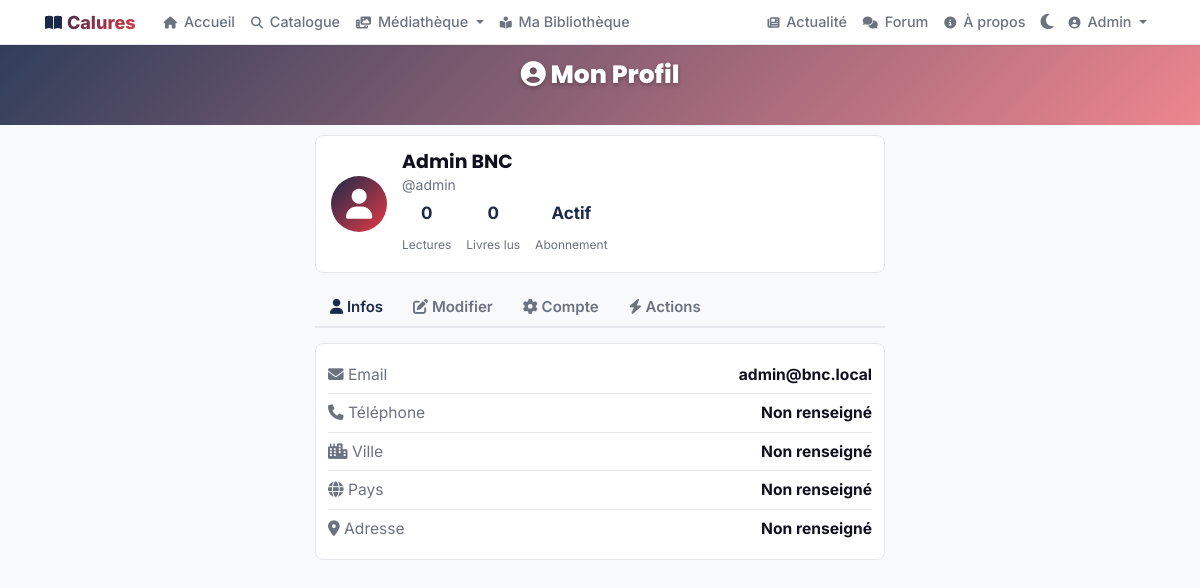
The page /fr/user/profile/ (signed in) on the database its author committed.
### users/models.py (models this page shows, shortened)
class CustomUser(AbstractBaseUser, PermissionsMixin):
    SUPER_ADMIN = "super_admin"
    LIBRARY_ADMIN = "library_admin"
    READER = "reader"
    ROLE_CHOICES = [
        (SUPER_ADMIN, _("Super Administrateur")),
        (LIBRARY_ADMIN, _("Administrateur Bibliothèque")),
        (READER, _("Lecteur")),
    ]
    SUBSCRIPTION_ACTIVE = "active"
    SUBSCRIPTION_SUSPENDED = "suspended"
    SUBSCRIPTION_EXPIRED = "expired"
    SUBSCRIPTION_STATUS_CHOICES = [
        (SUBSCRIPTION_ACTIVE, _("Actif")),
        (SUBSCRIPTION_SUSPENDED, _("Suspendu")),
        (SUBSCRIPTION_EXPIRED, _("Expiré")),
    ]
    email = models.EmailField(_("Email"), unique=True, max_length=255, null=True, blank=True)
    username = models.CharField(_("Nom d'utilisateur"), max_length=150, unique=True)
    first_name = models.CharField(_("Prénom"), max_length=150, blank=True)
    last_name = models.CharField(_("Nom"), max_length=150, blank=True)
    role = models.CharField(
        _("Rôle"),
        max_length=20,
        choices=ROLE_CHOICES,
        default=READER
    )
    is_active = models.BooleanField(_("Actif"), default=True)
    is_staff = models.BooleanField(_("Staff"), default=False)
    date_of_birth = models.DateField(_("Date de naissance"), null=True, blank=True)
    avatar = models.ImageField(
        _("Avatar"),
        upload_to="users/avatars/%Y/%m/",
        null=True,
        blank=True
    )
    phone_regex = RegexValidator(
        regex=r'^\+?1?\d{9,15}$',
        message=_("Le numéro de téléphone doit être au format: +999999999")
    )
    phone = models.CharField(
        _("Téléphone"),
        validators=[phone_regex],
        max_length=20, # Augmenté pour sécurité + format international
        unique=True,   # CRITIQUE pour l'authentification par téléphone
        error_messages={
            'unique': _("Ce numéro de téléphone est déjà associé à un compte."),
        },
        null=True,     # Nullable pour les anciens comptes email-only
        blank=True
    )
    is_phone_verified = models.BooleanField(_("Téléphone vérifié"), default=False)
    otp_code = models.CharField(_("Code OTP"), max_length=6, null=True, blank=True)
    otp_created_at = models.DateTimeField(_("Date création OTP"), null=True, blank=True)
    otp_attempts = models.IntegerField(_("Tentatives OTP"), default=0)
    address = models.CharField(_("Adresse"), max_length=255, blank=True)
    city = models.CharField(_("Ville"), max_length=100, blank=True)
    country = models.CharField(_("Pays"), max_length=100, blank=True)
    subscription_status = models.CharField(
        _("Statut abonnement"),
        max_length=20,
        choices=SUBSCRIPTION_STATUS_CHOICES,
        default=SUBSCRIPTION_ACTIVE
    )
    subscription_end_date = models.DateTimeField(
        _("Fin d'abonnement"),
        null=True,
        blank=True
    )
    preferred_language = models.CharField(
        _("Langue préférée"),
        max_length=5,
        default='fr',
        choices=[
            ('fr', _('Français')),
            ('en', _('English')),
            ('ar', _('العربية')),
        ]
    )
    date_joined = models.DateTimeField(_("Date de création"), auto_now_add=True)
    updated_at = models.DateTimeField(_("Dernière modification"), auto_now=True)
    objects = CustomUserManager()
    USERNAME_FIELD = "email"
    REQUIRED_FIELDS = ["username"]
    class Meta:
        verbose_name = _("Utilisateur")
        verbose_name_plural = _("Utilisateurs")
        ordering = ["-date_joined"]
        indexes = [
            models.Index(fields=["email"]),
            models.Index(fields=["username"]),
            models.Index(fields=["role"]),
        ]

### users/views.py (the view)
# urls.py: path('profile/', views.profile_view, name='profile'),
@login_required(login_url='users:login')
def profile_view(request):
    if request.method == 'POST':
        form = UserProfileForm(request.POST, request.FILES, instance=request.user)
        if form.is_valid():
            form.save()
            messages.success(request, "Profil mis à jour avec succès !")
            return redirect('users:profile')
    else:
        form = UserProfileForm(instance=request.user)
    context = {
        'form': form,
        'user': request.user,
    }
    return render(request, 'user/profile.html', context)

### catalogue/context_processors.py (called while the page is built)
def site_configuration(request):
    return {
        'site_config': SiteConfiguration.load()
    }

def featured_books(request):
    try:
        books = Book.objects.annotate(
            popularity_score = (
                Coalesce(F('reads_count'), 0) * 0.3 +
                Coalesce(F('downloads_count'), 0) * 0.4 +
                (Coalesce(F('rating'), 0) * 30)
            )
        ).filter(is_published=True).order_by('-popularity_score', '-created_at')[:8]
    except Exception:
        books = Book.objects.filter(is_published=True).order_by('-created_at')[:8]
    return {'featured_books': books}

def site_categories(request):
    try:
        categories = Category.objects.all()[:10]
    except Exception:
        categories = []
    return {'site_categories': categories}

def social_links(request):
    try:
        links = LienSocial.objects.filter(is_active=True)
    except Exception:
        links = []
    return {'liens_sociaux': links}

### catalogue/models.py (called while the page is built)
    @classmethod
    def load(cls):
        obj, created = cls.objects.get_or_create(pk=1)
        return obj

### config/pwa_config.py (called while the page is built)
    def __call__(self, request):
        response = self.get_response(request)
        response['Service-Worker-Allowed'] = '/'
        if request.path.startswith('/static/'):
            response['Cache-Control'] = f'public, max-age={PWAConfig.CACHE_MAX_AGE["static"]}'
        elif request.path.startswith('/media/'):
            response['Cache-Control'] = f'public, max-age={PWAConfig.CACHE_MAX_AGE["images"]}'
        elif request.path.startswith('/api/'):
            response['Cache-Control'] = f'public, max-age={PWAConfig.CACHE_MAX_AGE["api"]}'
        return response

### templates/user/profile.html (shortened to what this page needs)
{% extends 'base-premium.html' %}
{% block content %}
<div style="position: relative; background-image: url('https://images.unsplash.com/photo-1507003211169-0a1dd7228f2d?auto=format&fit=crop&w=1200&q=80'); background-size: cover; background-position: center top; min-height: 80px;">
    <div style="position: absolute; inset: 0; background: linear-gradient(135deg, rgba(27,42,74,0.9) 0%, rgba(230,57,70,0.6) 100%);"></div>
    <div style="position: relative; z-index: 1; padding: 0.75rem 1rem; color: white; text-align: center;">
        <h1 style="font-size: clamp(0.9rem, 3vw, 1.25rem); font-weight: 800; margin: 0; text-shadow: 0 2px 4px rgba(0,0,0,0.3);"><i class="fas fa-user-circle"></i> Mon Profil</h1>
    </div>
</div>
<div class="container mt-2 mb-4" style="max-width: 600px;">
    <div class="profile-header">
        {% if user.avatar %}
            <img src="{{ user.avatar.url }}" class="profile-avatar" alt="Avatar">
        {% else %}
            <div class="profile-avatar-placeholder"><i class="fas fa-user"></i></div>
        {% endif %}
        <div class="profile-info">
            <h5 class="profile-name">{{ user.first_name }} {{ user.last_name }}</h5>
            <p class="profile-username">@{{ user.username }}</p>
            <div class="profile-stats">
                <div class="profile-stat">
                    <strong>{{ total_readings|default:0 }}</strong>
                    <span>Lectures</span>
                </div>
                <div class="profile-stat">
                    <strong>{{ total_books_read|default:0 }}</strong>
                    <span>Livres lus</span>
                </div>
                <div class="profile-stat">
                    <strong>{{ user.get_subscription_status_display|default:"Gratuit" }}</strong>
                    <span>Abonnement</span>
                </div>
            </div>
        </div>
    </div>
    <div class="profile-tabs">
        <button class="profile-tab active" data-tab="infos"><i class="fas fa-user"></i> Infos</button>
        <button class="profile-tab" data-tab="edit"><i class="fas fa-edit"></i> Modifier</button>
        <button class="profile-tab" data-tab="compte"><i class="fas fa-cog"></i> Compte</button>
        <button class="profile-tab" data-tab="actions"><i class="fas fa-bolt"></i> Actions</button>
    </div>
    <div class="tab-content-profile active" id="tab-infos">
        <div style="background: var(--light-alt); border: 1px solid var(--border); border-radius: var(--radius-sm); padding: 0.6rem;">
            <div class="info-row">
                <span><i class="fas fa-envelope"></i> Email</span>
                <strong>{{ user.email }}</strong>
            </div>
            <div class="info-row">
                <span><i class="fas fa-phone"></i> Téléphone</span>
                <strong>{{ user.phone|default:"Non renseigné" }}</strong>
            </div>
            <div class="info-row">
                <span><i class="fas fa-city"></i> Ville</span>
                <strong>{{ user.city|default:"Non renseigné" }}</strong>
            </div>
            <div class="info-row">
                <span><i class="fas fa-globe"></i> Pays</span>
                <strong>{{ user.country|default:"Non renseigné" }}</strong>
            </div>
            <div class="info-row">
                <span><i class="fas fa-map-marker-alt"></i> Adresse</span>
                <strong>{{ user.address|default:"Non renseigné" }}</strong>
            </div>
        </div>
    </div>
</div>
{% endblock %}

### templates/base-premium.html (shortened to what this page needs)
{% load static %}
<!DOCTYPE html>
<html lang="fr" data-bs-theme="light">
<head>
    <link href="https://cdn.jsdelivr.net/npm/bootstrap@5.3.0/dist/css/bootstrap.min.css" rel="stylesheet">
    <link rel="stylesheet" href="https://cdnjs.cloudflare.com/ajax/libs/font-awesome/6.4.0/css/all.min.css">
</head>
<body>
    <nav class="navbar navbar-expand-md navbar-premium">
        <div class="container">
            <a class="navbar-brand" href="{% url 'home' %}">
                <div class="navbar-brand-logo"><i class="fas fa-book-open"></i> Calures</div>
            </a>
            <div class="collapse navbar-collapse" id="navbarNav">
                <ul class="navbar-nav me-auto align-items-md-center">
                    <li class="nav-item">
                        <a class="nav-link" href="{% url 'home' %}"><i class="fas fa-home"></i> Accueil</a>
                    </li>
                    <li class="nav-item">
                        <a class="nav-link" href="{% url 'catalogue:catalogue' %}"><i class="fas fa-search"></i> Catalogue</a>
                    </li>
                    <li class="nav-item dropdown">
                        <a class="nav-link dropdown-toggle" href="#" role="button" data-bs-toggle="dropdown">
                            <i class="fas fa-photo-video"></i> Médiathèque
                        </a>
                    </li>
                    {% if user.is_authenticated %}
                    <li class="nav-item">
                        <a class="nav-link" href="{% url 'users:my_library' %}"><i class="fas fa-book-reader"></i> Ma Bibliothèque</a>
                    </li>
                    {% else %}
                    <li class="nav-item">
                        <a class="nav-link" href="{% url 'users:login' %}"><i class="fas fa-book-reader"></i> Ma Bibliothèque</a>
                    </li>
                    {% endif %}
                </ul>
                <ul class="navbar-nav align-items-md-center">
                    <li class="nav-item">
                        <a class="nav-link" href="{% url 'catalogue:events_list' %}"><i class="fas fa-newspaper"></i> Actualité</a>
                    </li>
                    <li class="nav-item">
                        <a class="nav-link" href="{% url 'catalogue:forum_home' %}"><i class="fas fa-comments"></i> Forum</a>
                    </li>
                    <li class="nav-item">
                        <a class="nav-link" href="{% url 'about' %}"><i class="fas fa-info-circle"></i> À propos</a>
                    </li>
                    <li class="nav-item d-none d-md-block">
                        <button class="btn btn-sm" id="darkModeBtn" style="background:none;border:none;color:var(--text-light);cursor:pointer;padding:0.35rem;" aria-label="Mode sombre">
                        </button>
                    </li>
                    {% if user.is_authenticated %}
                    <li class="nav-item dropdown">
                        <a class="nav-link dropdown-toggle" href="#" role="button" data-bs-toggle="dropdown">
                            <i class="fas fa-user-circle"></i> {{ user.first_name|default:user.username }}
                        </a>
                    </li>
                    {% else %}
                    <li class="nav-item">
                        <a href="{% url 'users:login' %}" class="btn btn-premium btn-sm">Connexion</a>
                    </li>
                    {% endif %}
                </ul>
            </div>
        </div>
    </nav>
    <main>
        {% block content %}{% endblock %}
    </main>
</body>
</html>

### templates/base-premium.html (style rules this page uses)
:root { --primary: #1B2A4A; --primary-dark: #0F1D36; --secondary: #E63946; --secondary-dark: #C1121F; --accent: #E63946; --success: #10B981; --warning: #F59E0B; --danger: #EF4444; --light: #F8F9FA; --light-alt: #FFFFFF; --dark: #0F0F1E; --dark-alt: #1A1A2E; --border: #E5E7EB; --text: #1a1a1a; --text-secondary: #2d2d2d; --text-light: #6B7280; --bg-page: #ffffff; --bg-card: #ffffff; --bg-soft: rgba(27,42,74,0.03); --bg-soft-alt: rgba(27,42,74,0.06); --radius-sm: 8px; --radius-md: 12px; --radius-lg: 16px; --radius-xl: 24px; --shadow-sm: 0 1px 2px 0 rgba(0, 0, 0, 0.05); --shadow-md: 0 4px 6px -1px rgba(0, 0, 0, 0.1); --shadow-lg: 0 10px 15px -3px rgba(0, 0, 0, 0.1); --shadow-xl: 0 20px 25px -5px rgba(0, 0, 0, 0.1); }
* { font-family: 'Inter', sans-serif; }
h1, h2, h3, h4, h5, h6 { font-family: 'Poppins', sans-serif; font-weight: 700; }
h1 { font-size: clamp(1.1rem, 4vw, 1.6rem); }
h5 { font-size: clamp(0.82rem, 2vw, 0.95rem); }
html { font-size: 125%; }
body { background-color: var(--light); color: var(--dark); transition: background-color 0.3s ease; }
.navbar-premium { background: rgba(255, 255, 255, 0.97); backdrop-filter: blur(12px); -webkit-backdrop-filter: blur(12px); border-bottom: 1px solid var(--border); box-shadow: var(--shadow-sm); position: sticky; top: 0; z-index: 1030; padding: 0.15rem 0; overflow: visible; }
.navbar-brand-logo { font-weight: 800; font-size: 0.95rem; background: linear-gradient(135deg, var(--primary), var(--secondary)); -webkit-background-clip: text; -webkit-text-fill-color: transparent; background-clip: text; display: flex; align-items: center; gap: 0.25rem; }
.navbar-brand-logo i { font-size: 0.8rem; -webkit-text-fill-color: var(--primary); }
.nav-link { font-weight: 500; font-size: 0.75rem; color: var(--text-light) !important; margin: 0 0.05rem; padding: 0.2rem 0.4rem !important; border-radius: var(--radius-sm); transition: all 0.2s ease; white-space: nowrap; }
.nav-link i { font-size: 0.65rem; margin-right: 0.15rem; }
@media (min-width: 992px) { body { padding-bottom: 0; } }
@media (min-width: 992px) { .container { max-width: 1140px; } }
@media (min-width: 992px) { .navbar-premium { padding: 0.1rem 0; } }
@media (min-width: 992px) { .nav-link { font-size: 0.72rem; padding: 0.2rem 0.35rem !important; } }
@media (min-width: 992px) { .nav-link i { font-size: 0.6rem; } }
@media (min-width: 992px) { .navbar-brand-logo { font-size: 0.9rem; } }
@media (min-width: 992px) { .navbar-brand-logo i { font-size: 0.75rem; } }
@media (min-width: 768px) { .navbar-nav { flex-direction: row !important; flex-wrap: wrap; } }
@media (min-width: 768px) { .navbar-collapse { display: flex !important; flex-basis: auto !important; flex-wrap: wrap; } }

### rows shown on the page
CustomUser: first_name "Admin", last_name "BNC", username "admin", subscription_status "Actif", email "admin@bnc.local", phone "Non renseigné", city "Non renseigné", country "Non renseigné", address "Non renseigné"

### other values the page prints
{{ total_readings|default:0 }} "0"
{{ total_books_read|default:0 }} "0"
